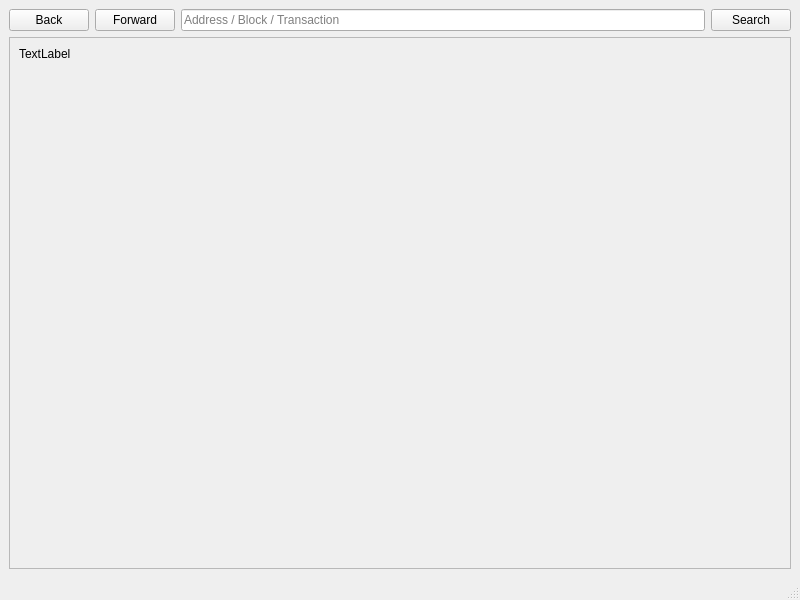
<?xml version="1.0" encoding="UTF-8"?>
<ui version="4.0">
 <class>BlockExplorer</class>
 <widget class="QMainWindow" name="BlockExplorer">
  <property name="geometry">
   <rect>
    <x>0</x>
    <y>0</y>
    <width>800</width>
    <height>600</height>
   </rect>
  </property>
  <property name="windowTitle">
   <string>Blockchain Explorer</string>
  </property>
  <property name="styleSheet">
   <string notr="true"/>
  </property>
  <widget class="QWidget" name="centralwidget">
   <property name="styleSheet">
    <string notr="true"/>
   </property>
   <layout class="QVBoxLayout" name="verticalLayout">
    <item>
     <layout class="QHBoxLayout" name="horizontalLayout">
      <property name="sizeConstraint">
       <enum>QLayout::SetMinimumSize</enum>
      </property>
      <item>
       <widget class="QPushButton" name="back">
        <property name="text">
         <string>Back</string>
        </property>
        <property name="icon">
         <iconset>
          <normaloff>:/icons/back</normaloff>:/icons/back</iconset>
        </property>
        <property name="flat">
         <bool>false</bool>
        </property>
       </widget>
      </item>
      <item>
       <widget class="QPushButton" name="forward">
        <property name="text">
         <string>Forward</string>
        </property>
        <property name="icon">
         <iconset>
          <normaloff>:/icons/forward</normaloff>:/icons/forward</iconset>
        </property>
       </widget>
      </item>
      <item>
       <widget class="QLineEdit" name="searchBox">
        <property name="sizePolicy">
         <sizepolicy hsizetype="Expanding" vsizetype="Fixed">
          <horstretch>5</horstretch>
          <verstretch>0</verstretch>
         </sizepolicy>
        </property>
        <property name="minimumSize">
         <size>
          <width>0</width>
          <height>0</height>
         </size>
        </property>
        <property name="inputMask">
         <string/>
        </property>
        <property name="text">
         <string/>
        </property>
        <property name="placeholderText">
         <string>Address / Block / Transaction</string>
        </property>
       </widget>
      </item>
      <item>
       <widget class="QPushButton" name="pushSearch">
        <property name="sizePolicy">
         <sizepolicy hsizetype="Minimum" vsizetype="Fixed">
          <horstretch>0</horstretch>
          <verstretch>0</verstretch>
         </sizepolicy>
        </property>
        <property name="minimumSize">
         <size>
          <width>0</width>
          <height>0</height>
         </size>
        </property>
        <property name="maximumSize">
         <size>
          <width>16777215</width>
          <height>16777215</height>
         </size>
        </property>
        <property name="text">
         <string>Search</string>
        </property>
        <property name="autoDefault">
         <bool>false</bool>
        </property>
        <property name="default">
         <bool>false</bool>
        </property>
        <property name="flat">
         <bool>false</bool>
        </property>
       </widget>
      </item>
     </layout>
    </item>
    <item>
     <widget class="QScrollArea" name="scrollArea">
      <property name="widgetResizable">
       <bool>true</bool>
      </property>
      <widget class="QWidget" name="scrollAreaWidgetContents">
       <property name="geometry">
        <rect>
         <x>0</x>
         <y>0</y>
         <width>780</width>
         <height>489</height>
        </rect>
       </property>
       <layout class="QHBoxLayout" name="horizontalLayout_2">
        <item>
         <widget class="QLabel" name="content">
          <property name="sizePolicy">
           <sizepolicy hsizetype="Preferred" vsizetype="Expanding">
            <horstretch>0</horstretch>
            <verstretch>0</verstretch>
           </sizepolicy>
          </property>
          <property name="text">
           <string>TextLabel</string>
          </property>
          <property name="textFormat">
           <enum>Qt::RichText</enum>
          </property>
          <property name="alignment">
           <set>Qt::AlignLeading|Qt::AlignLeft|Qt::AlignTop</set>
          </property>
          <property name="textInteractionFlags">
           <set>Qt::LinksAccessibleByMouse|Qt::TextSelectableByMouse</set>
          </property>
         </widget>
        </item>
       </layout>
      </widget>
     </widget>
    </item>
   </layout>
  </widget>
  <widget class="QMenuBar" name="menubar">
   <property name="geometry">
    <rect>
     <x>0</x>
     <y>0</y>
     <width>800</width>
     <height>27</height>
    </rect>
   </property>
  </widget>
  <widget class="QStatusBar" name="statusbar"/>
 </widget>
 <resources>
  <include location="../oro.qrc"/>
 </resources>
 <connections/>
</ui>
